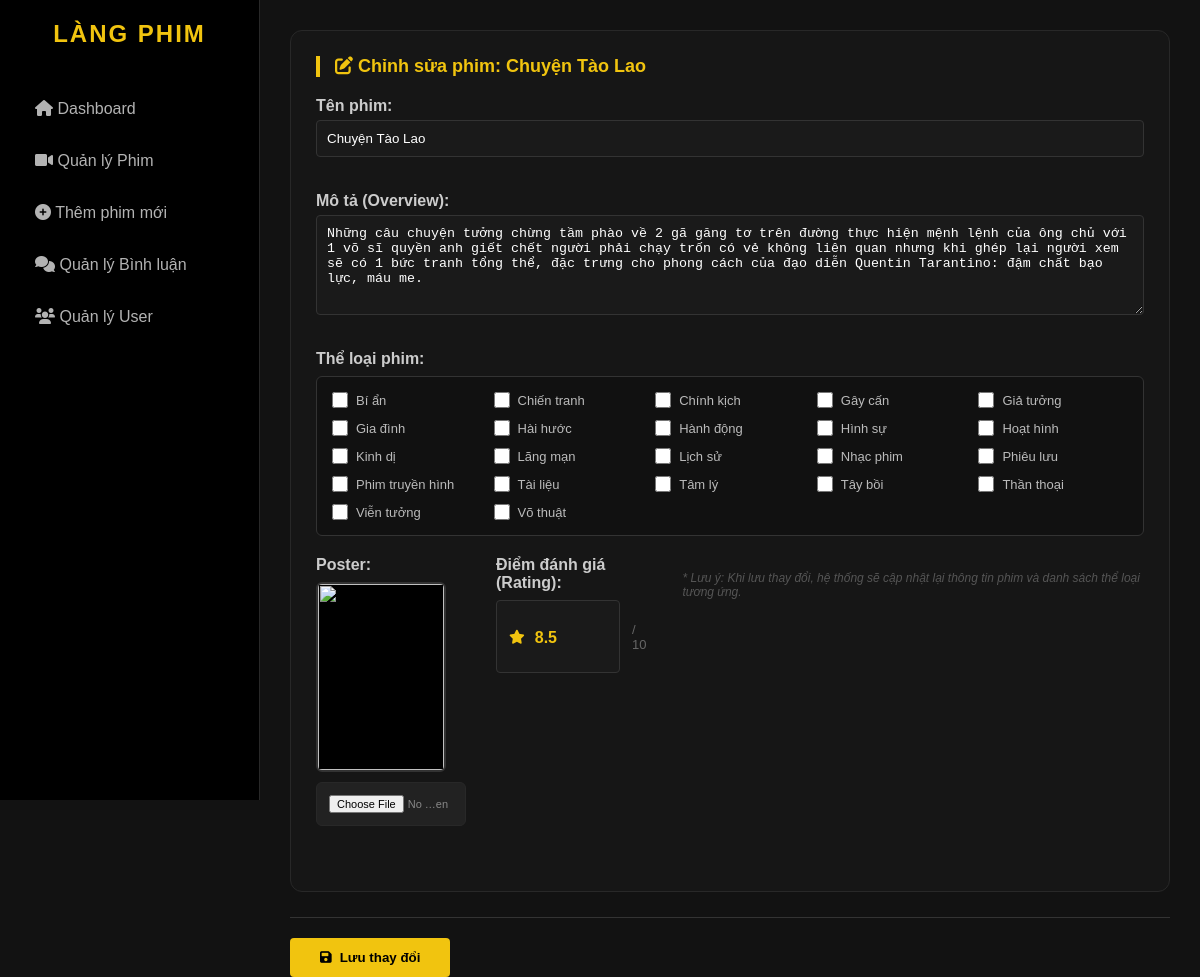
The app's page /admin/edit-movie.php?id=111 with its own data.
### tables this page shows
CREATE TABLE `movies` (
  `id` int(11) NOT NULL,
  `tmdb_id` int(11) DEFAULT NULL,
  `title` varchar(255) NOT NULL,
  `author` varchar(255) DEFAULT NULL,
  `overview` text DEFAULT NULL,
  `poster_path` varchar(255) DEFAULT NULL,
  `backdrop_path` varchar(255) DEFAULT NULL,
  `release_date` date DEFAULT NULL,
  `rating` decimal(3,1) DEFAULT NULL,
  `created_at` timestamp NOT NULL DEFAULT current_timestamp(),
  `video_key` varchar(255) DEFAULT NULL,
  `views` int(11) DEFAULT 0
);

CREATE TABLE `genres` (
  `id` int(11) NOT NULL,
  `name` varchar(100) NOT NULL
);

### admin/edit-movie.php (the view, shortened to what this page needs)
<?php
include_once __DIR__ . '/../core/config.php';
include 'sidebar.php';
if(isset($_GET['id'])) {
    $id = intval($_GET['id']);
    $stmt = $pdo->prepare("SELECT * FROM movies WHERE id = ?");
    $stmt->execute([$id]);
    $movie = $stmt->fetch();
    $stmt_all_genres = $pdo->query("SELECT * FROM genres ORDER BY name ASC");
    $all_genres = $stmt_all_genres->fetchAll();
    $stmt_curr = $pdo->prepare("SELECT genre_id FROM movie_genre WHERE movie_id = ?");
    $stmt_curr->execute([$id]);
    $current_genre_ids = $stmt_curr->fetchAll(PDO::FETCH_COLUMN);
}
?>
<div class="main-content">
    <div class="card">
        <h3><i class="fas fa-edit"></i> Chỉnh sửa phim: <?= htmlspecialchars($movie['title']) ?></h3>
        <form action="process-movie.php" method="POST" enctype="multipart/form-data" style="margin-top: 20px;">
            <div class="form-group" style="margin-bottom: 20px;">
                <label style="display: block; margin-bottom: 5px; font-weight: bold; color: #ccc;">Tên phim:</label>
                <input type="text" name="title" class="input-field"
                       value="<?= htmlspecialchars($movie['title']) ?>"
                       style="width: 100%; padding: 10px; background: #1a1a1a; border: 1px solid #333; color: #fff; border-radius: 4px;" required>
            </div>
            <div class="form-group" style="margin-bottom: 20px;">
                <label style="display: block; margin-bottom: 5px; font-weight: bold; color: #ccc;">Mô tả (Overview):</label>
                <textarea name="overview" class="input-field"
                          style="width: 100%; height: 100px; padding: 10px; background: #1a1a1a; border: 1px solid #333; color: #fff; border-radius: 4px; resize: vertical;"><?= htmlspecialchars($movie['overview']) ?></textarea>
            </div>
            <div class="form-group" style="margin-bottom: 20px;">
                <label style="display: block; margin-bottom: 8px; font-weight: bold; color: #ccc;">Thể loại phim:</label>
                <div style="display: grid; grid-template-columns: repeat(auto-fill, minmax(140px, 1fr)); gap: 12px; background: #111; padding: 15px; border-radius: 6px; border: 1px solid #333;">
                    <?php foreach ($all_genres as $genre): ?>
                        <label style="display: flex; align-items: center; cursor: pointer; font-size: 13px; color: #bbb; user-select: none;">
                            <input type="checkbox" name="genres[]" value="<?= $genre['id'] ?>"
                                <?= in_array($genre['id'], $current_genre_ids) ? 'checked' : '' ?>
                                style="margin: 0 8px 0 0; width: 16px; height: 16px; accent-color: var(--primary); cursor: pointer;">
                            <span style="line-height: 1;"><?= htmlspecialchars($genre['name']) ?></span>
                        </label>
                    <?php endforeach; ?>
                </div>
            </div>
            <div style="display: flex; gap: 30px; align-items: flex-start; margin-bottom: 25px;">
                <div class="form-group" style="flex: 0 0 150px;">
                    <label style="display: block; margin-bottom: 8px; font-weight: bold; color: #ccc;">Poster:</label>
                    <div style="width: 130px; height: 190px; border-radius: 6px; overflow: hidden; border: 2px solid #333; background: #000;">
                        <?php
                        $poster = trim($movie['poster_path'] ?? '');
                        if (filter_var($poster, FILTER_VALIDATE_URL)) { $final_url = $poster; }
                        elseif (str_starts_with($poster, '/')) { $final_url = "https://image.tmdb.org/t/p/w500" . $poster; }
                        else { $final_url = "../uploads/posters/" . ltrim($poster, '/'); }
                        ?>
                        <img src="<?= $final_url ?>" style="width: 100%; height: 100%; object-fit: cover;" onerror="this.src='../assets/images/no-poster.png';">
                    </div>
                    <input type="file" name="poster_file" style="margin-top: 10px; font-size: 11px; color: #888;">
                </div>
           <div class="form-group" style="flex: 1;">
    <label style="display: block; margin-bottom: 8px; font-weight: bold; color: #ccc;">Điểm đánh giá (Rating):</label>
    <div style="display: flex; align-items: center; gap: 12px;">
        <div style="display: flex; align-items: center; background: #1a1a1a; border: 1px solid #333; border-radius: 4px; width: 130px; padding-left: 12px; transition: border-color 0.3s;">
            <i class="fas fa-star" style="color: #f1c40f; font-size: 14px; flex-shrink: 0;"></i>
            <input type="number" step="0.1" name="rating" min="0" max="10"
                   value="<?= htmlspecialchars($movie['rating']) ?>"
                   style="padding :28px 0px 10px 10px ;background: transparent; border: none; color: #f1c40f; border-radius: 4px; font-weight: bold; font-size: 16px; outline: none; -moz-appearance: textfield;">
        </div>
        <span style="color: #666; font-size: 13px;">/ 10</span>
    </div>
</div>
                    <p style="margin-top: 15px; font-size: 12px; color: #555; font-style: italic;">
                        * Lưu ý: Khi lưu thay đổi, hệ thống sẽ cập nhật lại thông tin phim và danh sách thể loại tương ứng.
                    </p>
                </div>
            </div>
            <hr style="border: 0; border-top: 1px solid #333; margin-bottom: 20px;">
            <button type="submit" name="update_movie" class="btn-submit"
                    style="background: var(--primary); color: #000; border: none; padding: 12px 30px; border-radius: 4px; font-weight: bold; cursor: pointer; display: flex; align-items: center; gap: 8px;">
                <i class="fas fa-save"></i> Lưu thay đổi
            </button>
    </div>

### assets/css/admin-style.css (style rules this page uses)
* { box-sizing: border-box; margin: 0; padding: 0; }
.main-content { margin-left: 260px; padding: 30px; width: calc(100% - 260px); }
.card { background-color: var(--bg-card); border: 1px solid var(--border); border-radius: 12px; padding: 25px; margin-bottom: 25px; }
.card h3 { margin-bottom: 20px; color: var(--primary); font-size: 18px; border-left: 4px solid var(--primary); padding-left: 15px; }
input, select, textarea { width: 100%; padding: 12px; background: #222; border: 1px solid var(--border); border-radius: 6px; color: #fff; margin-bottom: 15px; }
.btn-submit { background: var(--primary); color: #000; padding: 12px 25px; border: none; border-radius: 6px; font-weight: bold; cursor: pointer; transition: 0.3s; }
.input-field { background: #2a2a2a; border: 1px solid #333; border-radius: 8px; color: white; padding: 12px 15px; transition: all 0.3s ease; }

### records on screen
movies: title "Chuyện Tào Lao", overview "Những câu chuyện tưởng chừng tầm phào về 2 gã găng tơ trên đường thực hiện mệnh lệnh của ông chủ với 1 võ sĩ quyền anh giết chết người phải chạy trốn có vẻ không liên quan nhưng khi ghép lại người xem sẽ có 1 bức tranh tổng thể, đặc trưng cho phong cách của đạo diễn Quentin Tarantino: đậm chất bạo lực, máu me.", rating "8.5"
genres: name "Bí ẩn"
genres: name "Chiến tranh"
genres: name "Chính kịch"
genres: name "Gây cấn"
genres: name "Giả tưởng"
genres: name "Gia đình"
genres: name "Hài hước"
genres: name "Hành động"
genres: name "Hình sự"
genres: name "Hoạt hình"
genres: name "Kinh dị"
genres: name "Lãng mạn"
genres: name "Lịch sử"
genres: name "Nhạc phim"
genres: name "Phiêu lưu"
genres: name "Phim truyền hình"
genres: name "Tài liệu"
genres: name "Tâm lý"
genres: name "Tây bồi"
genres: name "Thần thoại"
genres: name "Viễn tưởng"
genres: name "Võ thuật"
